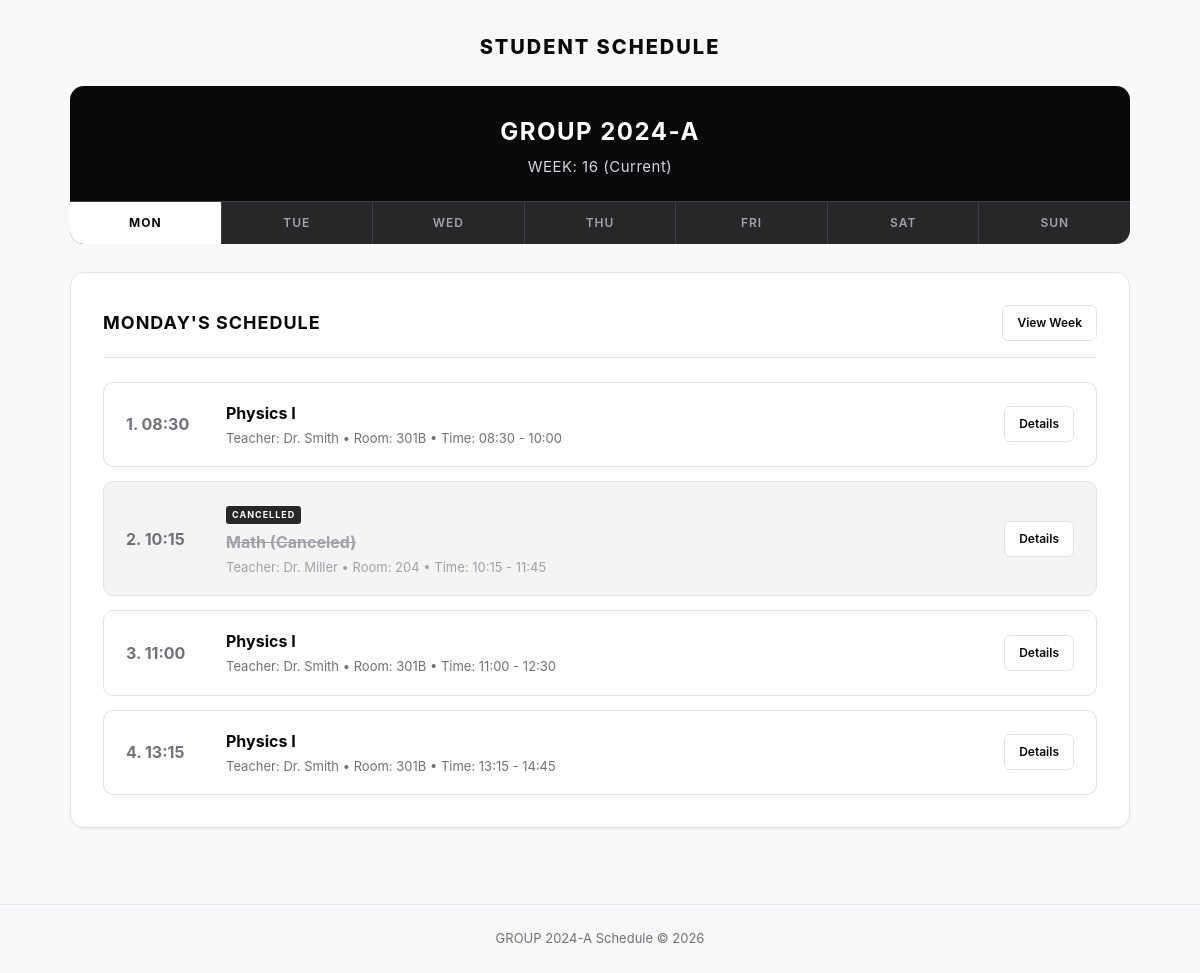
Screenshot of /schedule/monday/ with the database file from the repository.
### schedule_app/models.py (models this page shows, shortened)
class Lesson(models.Model):
    DAY_CHOICES = (
        ('monday', 'Понеділок'),
        ('tuesday', 'Вівторок'),
        ('wednesday', 'Середа'),
        ('thursday', 'Четвер'),
        ('friday', 'Пʼятниця'),
        ('saturday', 'Субота'),
        ('sunday', 'Неділя'),
    )
    day_of_week = models.CharField(max_length=20, choices=DAY_CHOICES)
    pair_number = models.PositiveSmallIntegerField(default=1)
    start_time = models.TimeField()
    end_time = models.TimeField()
    subject = models.ForeignKey(Subject, on_delete=models.CASCADE, related_name='lessons')
    teacher = models.ForeignKey(Teacher, on_delete=models.CASCADE, related_name='lessons')
    classroom = models.CharField(max_length=50)
    notes = models.TextField(blank=True)
    is_cancelled = models.BooleanField(default=False)
    group_name = models.CharField(max_length=50, default='GROUP 2024-A')
    class Meta:
        ordering = ['day_of_week', 'pair_number', 'start_time']

class Subject(models.Model):
    name = models.CharField(max_length=120)
    class Meta:
        ordering = ['name']

class Teacher(models.Model):
    name = models.CharField(max_length=150)
    email = models.EmailField(blank=True)
    subjects = models.ManyToManyField(Subject, related_name='teachers', blank=True)
    class Meta:
        ordering = ['name']

### schedule_app/views.py (the view)
# urls.py: path('schedule/<str:day>/', views.day_schedule_view, name='day_schedule'),
def day_schedule_view(request, day):
    day_key = day.lower()
    if day_key not in DAYS_MAP:
        raise Http404(f"День '{day}' не знайдено.")
    day_info = DAYS_MAP[day_key]
    lessons = Lesson.objects.filter(day_of_week=day_key).select_related('subject', 'teacher').order_by('pair_number', 'start_time')
    context = get_base_context(active_day=day_key)
    context.update({
        'day_info': day_info,
        'lessons': lessons,
    })
    return render(request, 'schedule/day.html', context)

### schedule_app/views.py (called while the page is built)
def get_base_context(active_day=None):
    return {
        'group_name': 'GROUP 2024-A',
        'current_week': 'WEEK: 16 (Current)',
        'days_list': list(DAYS_MAP.values()),
        'active_day': active_day,
    }

### templates/schedule/day.html
{% extends "base.html" %}
{% block content %}
<div class="section-header">
  <h1 class="section-title">{{ day_info.name|upper }}'S SCHEDULE</h1>
  <a href="{% url 'week_schedule' %}" class="btn-secondary">View Week</a>
</div>
{% if lessons %}
  <div class="day-schedule-list">
    {% for lesson in lessons %}
      <div class="day-item {% if lesson.is_cancelled %}cancelled{% endif %}">
        <div class="day-item-left">
          <div class="day-item-index">{{ forloop.counter }}. {{ lesson.start_time|time:"H:i" }}</div>
          <div>
            {% if lesson.is_cancelled %}
              <div><span class="cancelled-tag">CANCELLED</span></div>
              <div class="day-item-name">{{ lesson.subject.name }} (Canceled)</div>
            {% else %}
              <div class="day-item-name">{{ lesson.subject.name }}</div>
            {% endif %}
            <div class="day-item-meta">Teacher: {{ lesson.teacher.name }} &bull; Room: {{ lesson.classroom }} &bull; Time: {{ lesson.start_time|time:"H:i" }} - {{ lesson.end_time|time:"H:i" }}</div>
          </div>
        </div>
        <a href="{% url 'lesson_detail' lesson.pk %}" class="btn-secondary">Details</a>
      </div>
    {% endfor %}
  </div>
{% else %}
  <div class="empty-day">
    <div class="empty-day-title">Вихідний</div>
    <div class="empty-day-sub">На цей день пар немає.</div>
  </div>
{% endif %}
{% endblock %}

### static/css/style.css (style rules this page uses)
:root { --bg: #f8f8fa; --surface: #ffffff; --surface-subtle: #f4f4f6; --border: #e2e2e7; --border-strong: #18181b; --text-main: #09090b; --text-muted: #71717a; --text-dim: #a1a1aa; --black: #09090b; --white: #ffffff; --card-shadow: 0 1px 3px rgba(0, 0, 0, 0.04), 0 1px 2px rgba(0, 0, 0, 0.02); --radius-sm: 6px; --radius-md: 10px; --radius-lg: 14px; }
* { box-sizing: border-box; margin: 0; padding: 0; }
body { font-family: -apple-system, BlinkMacSystemFont, "Segoe UI", Roboto, "Helvetica Neue", Arial, sans-serif; background-color: var(--bg); color: var(--text-main); line-height: 1.5; min-height: 100vh; display: flex; flex-direction: column; }
a { color: inherit; text-decoration: none; }
.section-header { border-bottom: 1px solid var(--border); padding-bottom: 16px; margin-bottom: 24px; display: flex; align-items: center; justify-content: space-between; }
.section-title { font-size: 18px; font-weight: 700; letter-spacing: 1px; text-transform: uppercase; }
.cancelled-tag { display: inline-block; font-size: 9px; font-weight: 700; letter-spacing: 1px; text-transform: uppercase; background-color: #27272a; color: var(--white); padding: 2px 6px; border-radius: 3px; margin-bottom: 6px; }
.day-schedule-list { display: flex; flex-direction: column; gap: 14px; }
.day-item { display: flex; align-items: center; justify-content: space-between; border: 1px solid var(--border); border-radius: var(--radius-md); padding: 18px 22px; background-color: var(--surface); transition: all 0.15s ease; }
.day-item.cancelled { background-color: #f4f4f5; }
.day-item.cancelled .day-item-name { text-decoration: line-through; color: var(--text-dim); }
.day-item.cancelled .day-item-meta { color: var(--text-dim); }
.day-item-left { display: flex; align-items: center; gap: 20px; }
.day-item-index { font-size: 16px; font-weight: 700; color: var(--text-muted); min-width: 80px; }
.day-item-name { font-size: 16px; font-weight: 700; color: var(--black); margin-bottom: 4px; }
.day-item-meta { font-size: 13px; color: var(--text-muted); }
.btn-secondary { display: inline-block; background-color: var(--surface); color: var(--black); border: 1px solid var(--border); padding: 8px 14px; font-size: 12px; font-weight: 600; border-radius: var(--radius-sm); transition: all 0.15s ease; }

### rows the page displays
Lesson: start_time "08:30", subject.name "Physics I", teacher.name "Dr. Smith", classroom "301B", end_time "10:00"
Lesson: start_time "10:15", subject.name "Math", teacher.name "Dr. Miller", classroom "204", end_time "11:45"
Lesson: start_time "11:00", subject.name "Physics I", teacher.name "Dr. Smith", classroom "301B", end_time "12:30"
Lesson: start_time "13:15", subject.name "Physics I", teacher.name "Dr. Smith", classroom "301B", end_time "14:45"

### other values shown
{{ group_name }} "GROUP 2024-A"
{{ current_week }} "WEEK: 16 (Current)"
{{ d.short }} "MON" "TUE" "WED" "THU" "FRI" "SAT" "SUN"
{{ day_info.name|upper }} "MONDAY"
